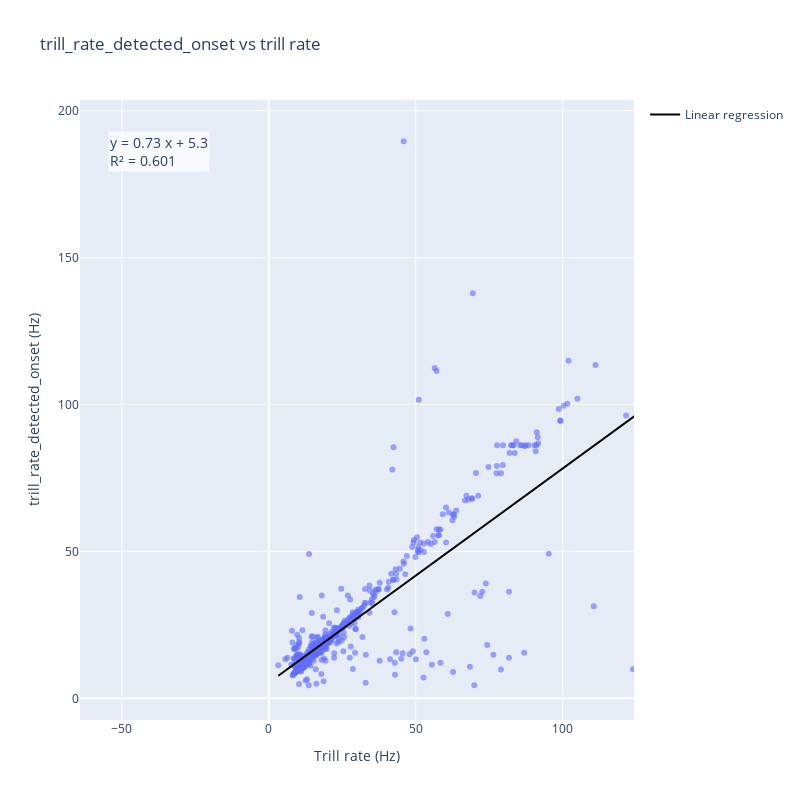

Source (notebook cell):
### Markdown cell above
### Plots

### Code cell
df_plot = df_annotation_trills.dropna(
    subset=["trill_rate_true", "trill_rate_detected_onset"]
)

# df_plot = df_plot[(df_plot["trill_rate"] >= 2) & (df_plot["gmm_cluster_label"].isin(["Fast"])) & (df_plot["trill_rate"] <= 40)]
df_plot = df_plot[(df_plot["trill_rate_true"] >= 2)] 

def linear_regression(x, y):
    slope, intercept = np.polyfit(x, y, 1)
    y_pred = slope * x + intercept
    ss_res = np.sum((y - y_pred) ** 2)
    ss_tot = np.sum((y - np.mean(y)) ** 2)
    r2 = 1 - ss_res / ss_tot
    return slope, intercept, r2

def add_regression_line(fig, df, name, color):
    x = df["trill_rate_true"].values
    y = df["trill_rate_detected_onset"].values

    slope, intercept, r2 = linear_regression(x, y)

    x_line = np.linspace(x.min(), x.max(), 100)
    y_line = slope * x_line + intercept

    fig.add_trace(
        go.Scatter(
            x=x_line,
            y=y_line,
            mode="lines",
            line=dict(color=color, width=3),
            name=f"{name} (R²={r2:.2f})"
        )
    )




x = df_plot["trill_rate_true"].values
y = df_plot["trill_rate_detected_onset"].values

# Régression linéaire
slope, intercept = np.polyfit(x, y, 1)

# Prédiction
y_pred = slope * x + intercept

# R²
ss_res = np.sum((y - y_pred) ** 2)
ss_tot = np.sum((y - np.mean(y)) ** 2)
r2 = 1 - ss_res / ss_tot



fig = px.scatter(
    df_plot,
    x="trill_rate_true",
    y="trill_rate_detected_onset",
    hover_name="file_name_radical",
    # color="cluster_name",
    # hover_data=["species_x", "family", "num_trills", "annotator"],
    labels={
        "trill_rate_true": "Trill rate (Hz)",
        "trill_rate_detected_onset": "trill_rate_detected_onset (Hz)",
        "cluster_name": "Cluster"
    },
    title="trill_rate_detected_onset vs trill rate",
    opacity=0.6
)

# Droite de régression
x_line = np.linspace(x.min(), x.max(), 200)
y_line = slope * x_line + intercept

fig.add_trace(
    go.Scatter(
        x=x_line,
        y=y_line,
        mode="lines",
        name="Linear regression",
        line=dict(color="black", width=2)
    )
)

equation_text = (
    f"y = {slope:.2f} x + {intercept:.1f}<br>"
    f"R² = {r2:.3f}"
)

fig.add_annotation(
    x=0.05,
    y=0.95,
    xref="paper",
    yref="paper",
    text=equation_text,
    showarrow=False,
    align="left",
    font=dict(size=14),
    bgcolor="rgba(255,255,255,0.7)"
)


fig.update_layout(
    width=800,
    height=800
)
fig.update_xaxes(range=[0, 60])
fig.update_yaxes(scaleanchor="x", scaleratio=1)

fig.show()

### Figure 1 — Plotly figure (JSON) as saved in the notebook; plotly's stock layout.template omitted (floating-point values rounded to 4 significant figures; data arrays with more than 128 entries replaced by an {"elided": "..."} marker saying what was removed)
{"data": [{"hovertemplate": "<b>%{hovertext}</b><br><br>Trill rate (Hz)=%{x}<br>trill_rate_detected_onset (Hz)=%{y}<extra></extra>", "hovertext": {"elided": "626 str values"}, "legendgroup": "", "marker": {"color": "#636efa", "opacity": 0.6, "symbol": "circle"}, "mode": "markers", "name": "", "orientation": "v", "showlegend": false, "type": "scatter", "x": {"elided": "626 float values"}, "xaxis": "x", "y": {"elided": "626 float values"}, "yaxis": "y"}, {"line": {"color": "black", "width": 2}, "mode": "lines", "name": "Linear regression", "type": "scatter", "x": {"elided": "200 float values"}, "y": {"elided": "200 float values"}}], "layout": {"annotations": [{"align": "left", "bgcolor": "rgba(255,255,255,0.7)", "font": {"size": 14}, "showarrow": false, "text": "y = 0.73 x + 5.3<br>R² = 0.601", "x": 0.05, "xref": "paper", "y": 0.95, "yref": "paper"}], "height": 800, "legend": {"tracegroupgap": 0}, "title": {"text": "trill_rate_detected_onset vs trill rate"}, "width": 800, "xaxis": {"anchor": "y", "domain": [0, 1], "range": [0, 60], "title": {"text": "Trill rate (Hz)"}}, "yaxis": {"anchor": "x", "domain": [0, 1], "scaleanchor": "x", "scaleratio": 1, "title": {"text": "trill_rate_detected_onset (Hz)"}}}}
